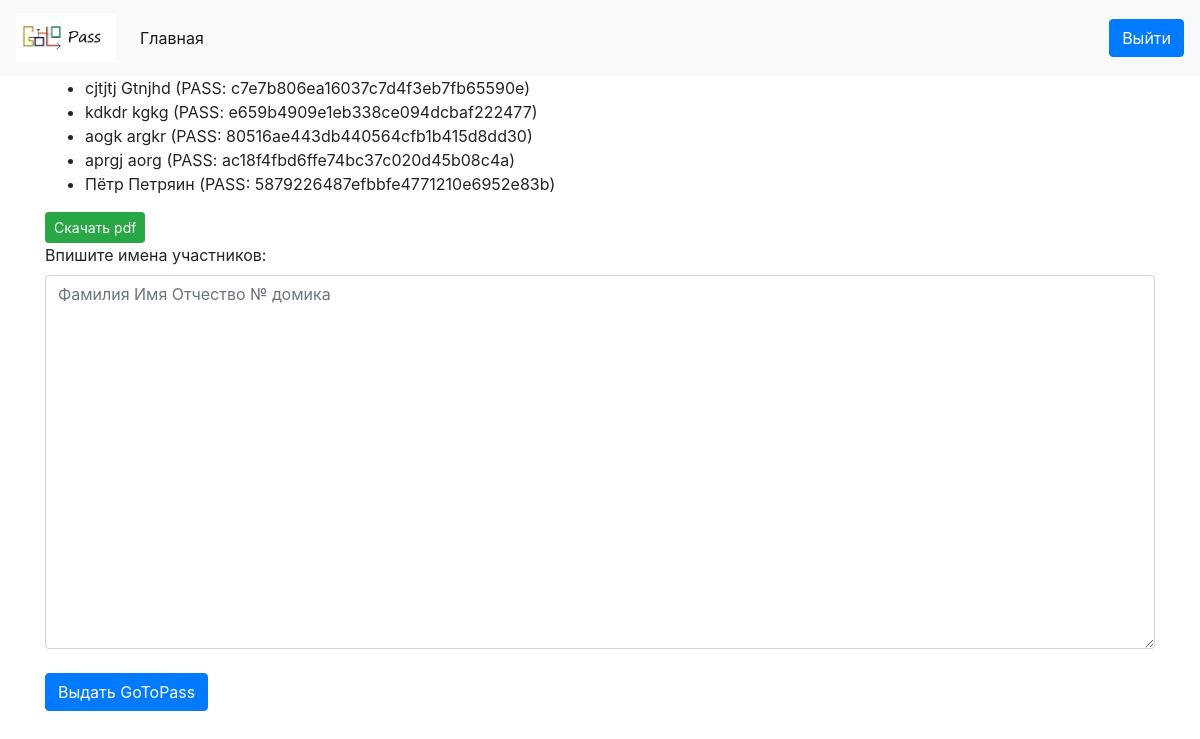
The app's page / (signed in) with its own data.
### Pass/models.py (models this page shows)
class Person(models.Model):
    name = models.TextField()
    surname = models.TextField()
    patronymic = models.TextField()
    tg_id = models.TextField()
    vk_id = models.TextField()
    cours = models.TextField()
    pass_gen = models.TextField()
    home_number = models.TextField()

### Pass/views.py (the view, shortened to what this page needs)
# urls.py: path('', admink)
def admink(request):  # страница для добавления участников лагеря
    if request.user.is_authenticated:
        if request.method == 'GET':
            students = Person.objects.all()
            return render(request, 'admin.html', {'students': students})
    else:
        return redirect('/login')

### Pass/templates/admin.html (shortened to what this page needs)
{% extends 'base.html' %}
{% block content %}
<div>
<ul>
{% for student in students %}
    <li>{{ student.name }} {{ student.surname }} (PASS: {{ student.pass_gen }})</li>
{% endfor %}
</ul>
</div>
<a href="/pdf" class="btn btn-success btn-sm">Скачать pdf</a>
<div class="form-group">
<form method="post">
<label for textarea>Впишите имена участников:</label>
<textarea placeholder="Фамилия Имя Отчество № домика" class="form-control" name="FirstLastname" rows="15" id="textarea"></textarea><br>
<input type="submit" name="submit" class="btn btn-primary" value="Выдать GoToPass" />
</form>
</div>
{% endblock %}

### records on screen
Person: name "cjtjtj", surname "Gtnjhd", pass_gen "c7e7b806ea16037c7d4f3eb7fb65590e"
Person: name "kdkdr", surname "kgkg", pass_gen "e659b4909e1eb338ce094dcbaf222477"
Person: name "aogk", surname "argkr", pass_gen "80516ae443db440564cfb1b415d8dd30"
Person: name "aprgj", surname "aorg", pass_gen "ac18f4fbd6ffe74bc37c020d45b08c4a"
Person: name "Пётр", surname "Петряин", pass_gen "5879226487efbbfe4771210e6952e83b"
